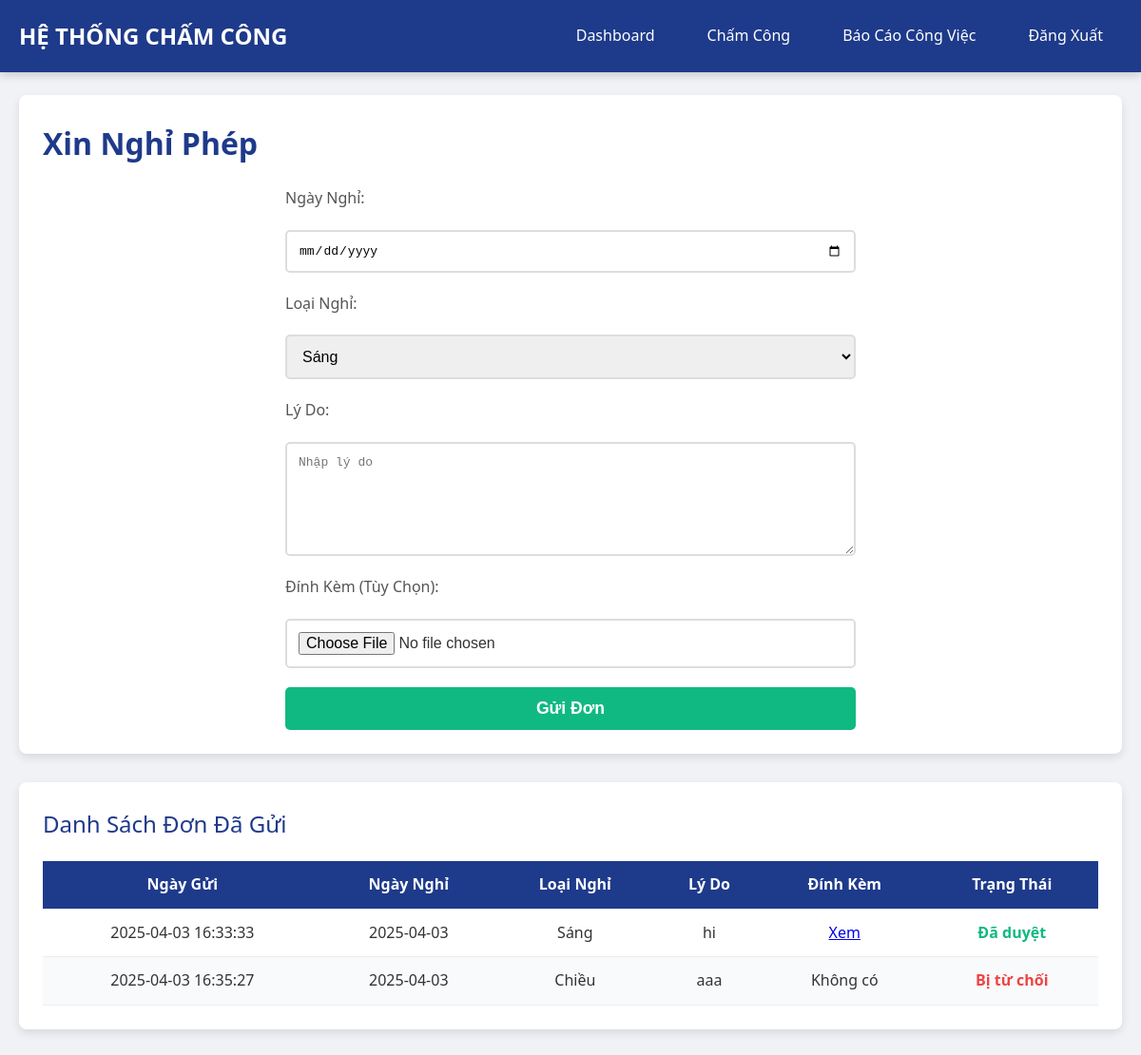
Screenshot of /leave_request (signed in) with the database file from the repository.
### tables this page shows
CREATE TABLE leave_requests (
        id INTEGER PRIMARY KEY AUTOINCREMENT,
        user_id INTEGER,
        request_date TEXT,
        leave_date TEXT,
        leave_type TEXT,
        reason TEXT,
        attachment_path TEXT DEFAULT '',  -- Thêm cột đính kèm
        status TEXT DEFAULT 'Chờ duyệt',
        FOREIGN KEY (user_id) REFERENCES users(id)
    );

### app.py (the view, shortened to what this page needs)
@app.route('/leave_request', methods=['GET', 'POST'])
@login_required
def leave_request():
    conn = sqlite3.connect('database.db')
    c = conn.cursor()
    c.execute("SELECT request_date, leave_date, leave_type, reason, status, attachment_path FROM leave_requests WHERE user_id = ?",
              (current_user.id,))
    requests = c.fetchall()
    conn.close()
    return render_template('leave_request.html', requests=requests)

### app.py (called while the page is built)
@login_manager.user_loader
def load_user(user_id):
    conn = sqlite3.connect('database.db')
    c = conn.cursor()
    c.execute("SELECT * FROM users WHERE id = ?", (user_id,))
    user = c.fetchone()
    conn.close()
    if user:
        return User(user[0])
    return None

### templates/leave_request.html (shortened to what this page needs)
<!DOCTYPE html>
<html lang="vi">
<head>
    <link rel="stylesheet" href="{{ url_for('static', filename='css/style.css') }}">
</head>
<body>
    <header>
        <div class="nav-container">
            <div class="nav-brand"><a href="{{ url_for('employee_dashboard') }}">HỆ THỐNG CHẤM CÔNG</a></div>
            <div class="nav-links">
                <a href="{{ url_for('employee_dashboard') }}">Dashboard</a>
                <a href="{{ url_for('checkin') }}">Chấm Công</a>
                <a href="{{ url_for('work_report') }}">Báo Cáo Công Việc</a>
                <a href="{{ url_for('logout') }}">Đăng Xuất</a>
            </div>
        </div>
    </header>
    <main>
        <div class="section">
            <h1>Xin Nghỉ Phép</h1>
            <form method="POST" enctype="multipart/form-data" class="form">
                <label>Ngày Nghỉ:</label>
                <input type="date" name="leave_date" required>
                <label>Loại Nghỉ:</label>
                <select name="leave_type" required>
                    <option value="Sáng">Sáng</option>
                </select>
                <label>Lý Do:</label>
                <textarea name="reason" placeholder="Nhập lý do" required></textarea>
                <label>Đính Kèm (Tùy Chọn):</label>
                <input type="file" name="attachment">
                <button type="submit">Gửi Đơn</button>
            </form>
        </div>
        <div class="section">
            <h2>Danh Sách Đơn Đã Gửi</h2>
            <table>
                <thead>
                    <tr>
                        <th>Ngày Gửi</th>
                        <th>Ngày Nghỉ</th>
                        <th>Loại Nghỉ</th>
                        <th>Lý Do</th>
                        <th>Đính Kèm</th>
                        <th>Trạng Thái</th>
                    </tr>
                </thead>
                <tbody>
                    {% for req in requests %}
                    <tr>
                        <td>{{ req[0] }}</td>
                        <td>{{ req[1] }}</td>
                        <td>{{ req[2] }}</td>
                        <td>{{ req[3] }}</td>
                        <td>{% if req[5] %}<a href="{{ url_for('static', filename=req[5][7:]) }}" target="_blank">Xem</a>{% else %}Không có{% endif %}</td>
                        <td class="{% if req[4] == 'Đã duyệt' %}approved{% elif req[4] == 'Bị từ chối' %}rejected{% endif %}">{{ req[4] }}</td>
                    </tr>
                    {% endfor %}
                </tbody>
            </table>
        </div>
    </main>
</body>
</html>

### static/css/style.css (style rules this page uses)
* { margin: 0; padding: 0; box-sizing: border-box; }
body { font-family: 'Segoe UI', Arial, sans-serif; background-color: #f0f2f5; color: #333; line-height: 1.6; }
header { position: fixed; top: 0; left: 0; width: 100%; background-color: #1e3a8a; padding: 15px 0; box-shadow: 0 2px 10px rgba(0, 0, 0, 0.2); z-index: 1000; }
.nav-container { max-width: 1400px; margin: 0 auto; display: flex; justify-content: space-between; align-items: center; padding: 0 20px; }
.nav-brand a { color: #fff; font-size: 1.5em; font-weight: 700; text-decoration: none; }
.nav-links { display: flex; gap: 15px; }
.nav-links a { color: #fff; text-decoration: none; padding: 10px 20px; font-weight: 500; border-radius: 5px; transition: background-color 0.3s, transform 0.2s; }
main { max-width: 1400px; margin: 80px auto 40px auto; padding: 20px; }
.section { background-color: #fff; padding: 25px; border-radius: 8px; box-shadow: 0 4px 10px rgba(0, 0, 0, 0.1); margin-bottom: 30px; }
h1 { color: #1e3a8a; font-size: 2em; margin-bottom: 20px; font-weight: 600; }
h2 { color: #1e3a8a; font-size: 1.5em; margin-bottom: 15px; font-weight: 500; }
.form { display: flex; flex-direction: column; gap: 20px; max-width: 600px; margin: 0 auto; }
.form label { font-weight: 500; color: #555; }
.form input, .form select, .form textarea { padding: 12px; border: 2px solid #ddd; border-radius: 5px; font-size: 1em; width: 100%; transition: border-color 0.3s, box-shadow 0.3s; }
.form textarea { height: 120px; resize: vertical; }
.form button { padding: 12px 20px; background-color: #10b981; color: #fff; border: none; border-radius: 5px; font-size: 1.1em; font-weight: 600; cursor: pointer; transition: all 0.3s ease; }
table { width: 100%; border-collapse: collapse; margin-top: 20px; }
th, td { padding: 12px; text-align: center; border-bottom: 1px solid #eee; }
th { background-color: #1e3a8a; color: #fff; font-weight: 600; }
tr:nth-child(even) { background-color: #f9fafb; }
.approved { color: #10b981; font-weight: 600; }
.rejected { color: #ef4444; font-weight: 600; }

### rows the page displays
leave_requests: request_date "2025-04-03 16:33:33", leave_date "2025-04-03", leave_type "Sáng", reason "hi", status "Đã duyệt"
leave_requests: request_date "2025-04-03 16:35:27", leave_date "2025-04-03", leave_type "Chiều", reason "aaa", attachment_path "Không có", status "Bị từ chối"
